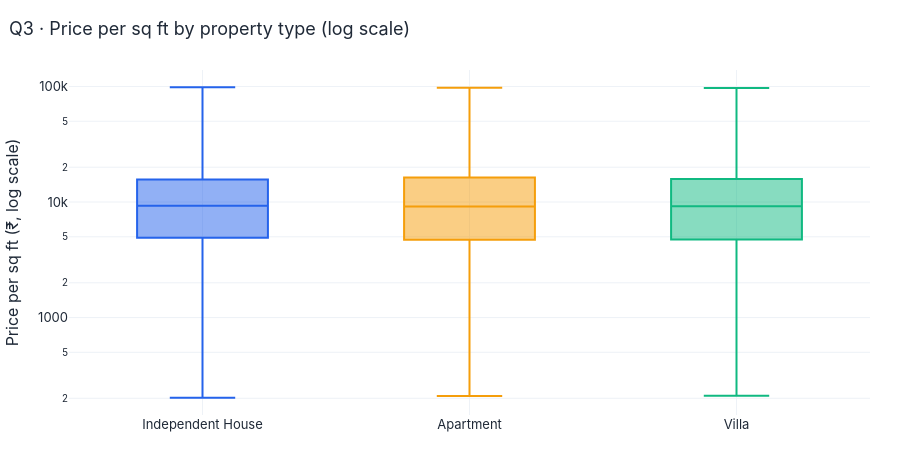

Notebook cell for this chart:
### Markdown cell above
### Q3 · How does price per sq ft vary by property type?

### Code cell
fig = px.box(samp, x="Property_Type", y=PPSF, color="Property_Type", log_y=True, points=False,
             labels={PPSF: "Price per sq ft (₹, log scale)", "Property_Type": ""})
fig.update_layout(showlegend=False)
show(fig, "Q3 · Price per sq ft by property type (log scale)")
med = data.groupby("Property_Type")[PPSF].median().round(0)
insight(f"Median price/sq ft — " + ", ".join(f"**{k}: {inr(v)}**" for k, v in med.items()) + ".")
group_insight("Property_Type", PPSF, "price/sq ft")

### Figure 1 — Plotly figure (JSON) as saved in the notebook; plotly's stock layout.template omitted (floating-point values rounded to 4 significant figures; data arrays with more than 128 entries replaced by an {"elided": "..."} marker saying what was removed)
{"data": [{"alignmentgroup": "True", "boxpoints": false, "hovertemplate": "=%{x}<br>Price per sq ft (₹, log scale)=%{y}<extra></extra>", "legendgroup": "Independent House", "marker": {"color": "#2563EB"}, "name": "Independent House", "notched": false, "offsetgroup": "Independent House", "orientation": "v", "showlegend": true, "type": "box", "x": {"elided": "6591 str values"}, "x0": " ", "xaxis": "x", "y": {"elided": "6591 float values"}, "y0": " ", "yaxis": "y"}, {"alignmentgroup": "True", "boxpoints": false, "hovertemplate": "=%{x}<br>Price per sq ft (₹, log scale)=%{y}<extra></extra>", "legendgroup": "Apartment", "marker": {"color": "#F59E0B"}, "name": "Apartment", "notched": false, "offsetgroup": "Apartment", "orientation": "v", "showlegend": true, "type": "box", "x": {"elided": "6757 str values"}, "x0": " ", "xaxis": "x", "y": {"elided": "6757 float values"}, "y0": " ", "yaxis": "y"}, {"alignmentgroup": "True", "boxpoints": false, "hovertemplate": "=%{x}<br>Price per sq ft (₹, log scale)=%{y}<extra></extra>", "legendgroup": "Villa", "marker": {"color": "#10B981"}, "name": "Villa", "notched": false, "offsetgroup": "Villa", "orientation": "v", "showlegend": true, "type": "box", "x": {"elided": "6652 str values"}, "x0": " ", "xaxis": "x", "y": {"elided": "6652 float values"}, "y0": " ", "yaxis": "y"}], "layout": {"boxmode": "overlay", "height": 470, "legend": {"title": {"text": ""}, "tracegroupgap": 0}, "showlegend": false, "title": {"text": "Q3 · Price per sq ft by property type (log scale)"}, "xaxis": {"anchor": "y", "categoryarray": ["Independent House", "Apartment", "Villa"], "categoryorder": "array", "domain": [0, 1], "title": {"text": ""}}, "yaxis": {"anchor": "x", "domain": [0, 1], "title": {"text": "Price per sq ft (₹, log scale)"}, "type": "log"}}}
